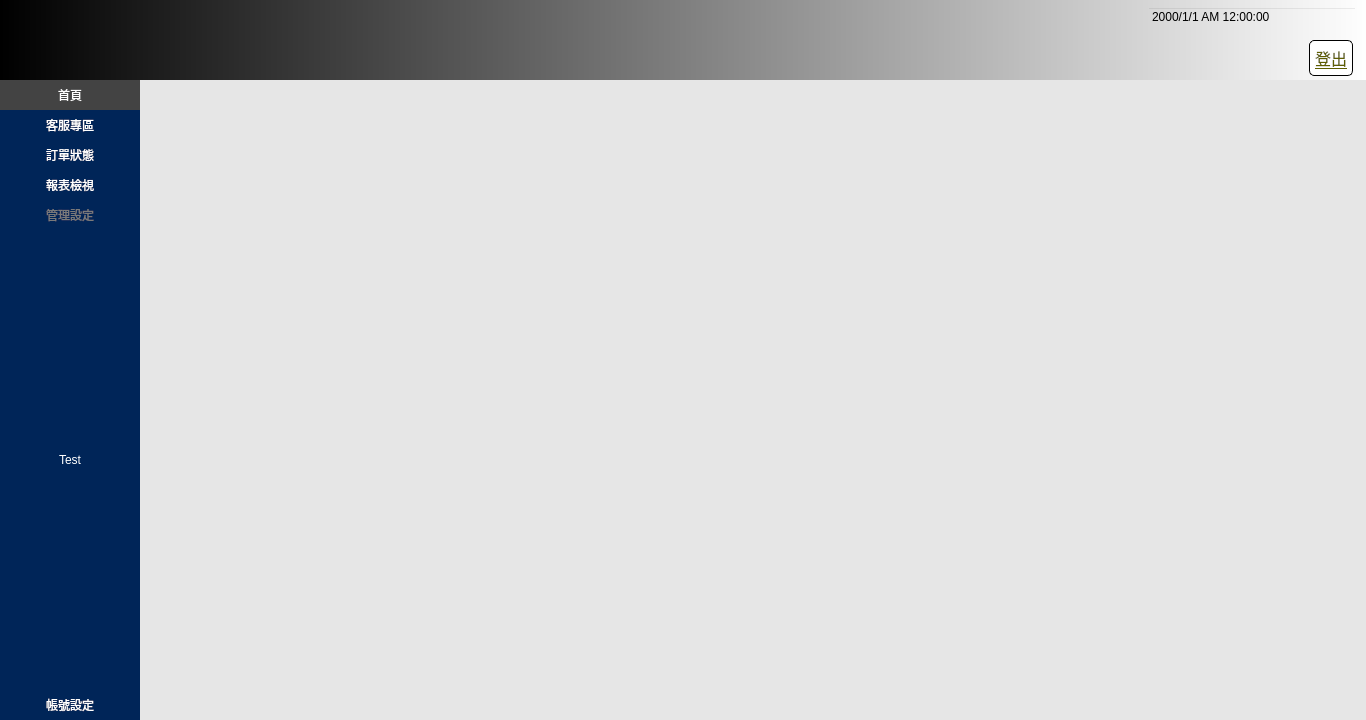
<?xml version="1.0" encoding="UTF-8"?>
<ui version="4.0">
 <class>Widget</class>
 <widget class="QWidget" name="Widget">
  <property name="geometry">
   <rect>
    <x>0</x>
    <y>0</y>
    <width>1366</width>
    <height>720</height>
   </rect>
  </property>
  <property name="windowTitle">
   <string>Widget</string>
  </property>
  <property name="styleSheet">
   <string notr="true"/>
  </property>
  <layout class="QGridLayout" name="gridLayout">
   <property name="leftMargin">
    <number>0</number>
   </property>
   <property name="topMargin">
    <number>0</number>
   </property>
   <property name="rightMargin">
    <number>0</number>
   </property>
   <property name="bottomMargin">
    <number>0</number>
   </property>
   <property name="spacing">
    <number>0</number>
   </property>
   <item row="0" column="0">
    <widget class="QWidget" name="wBg" native="true">
     <property name="styleSheet">
      <string notr="true">
QWidget{
font: 18px &quot;Microsoft JhengHei UI&quot;;
}

QPushButton{
font: 18px &quot;Microsoft JhengHei UI&quot;;

}

QPushButton{
background-color: rgb(255, 255, 255);
border-radius:5px;
color: rgb(41,41,41);
border: 1px solid #000000; 
 padding: 5px;
}



QPushButton:hover {
    background-color: #ecf5ff;
    color: #409eff;
}


QPushButton:pressed, QPushButton:checked {
    border: 1px solid #3a8ee6;
    color: #409eff;
}


QPushButton:disabled { 
border-style: outset; 
border-width: 0px; 
font: 700 24px &quot;Microsoft JhengHei UI&quot;; 
color:gray;
background-color:gray;
}







/*
QPushButton {
    background-color: #ffffff;
    border: 1px solid #dcdfe6;
    padding: 5px;
    border-radius: 5px;
}

QPushButton:hover {
    background-color: #ecf5ff;
    color: #409eff;
}

QPushButton:pressed, QPushButton:checked {
    border: 1px solid #3a8ee6;
    color: #409eff;
}

#button3 {
    border-radius: 20px;
}
*/
/*
QPushButton::hover::checked{
	color: rgb(255, 255, 255);
background-color: rgb(0, 170, 255);
}
*/



</string>
     </property>
     <layout class="QGridLayout" name="gridLayout_2">
      <property name="leftMargin">
       <number>0</number>
      </property>
      <property name="topMargin">
       <number>0</number>
      </property>
      <property name="rightMargin">
       <number>0</number>
      </property>
      <property name="bottomMargin">
       <number>0</number>
      </property>
      <property name="spacing">
       <number>0</number>
      </property>
      <item row="1" column="1">
       <widget class="QWidget" name="widget_2" native="true">
        <property name="styleSheet">
         <string notr="true">background-color: rgb(230, 230, 230);</string>
        </property>
        <layout class="QGridLayout" name="gridLayout_3">
         <property name="leftMargin">
          <number>0</number>
         </property>
         <property name="topMargin">
          <number>0</number>
         </property>
         <property name="rightMargin">
          <number>0</number>
         </property>
         <property name="bottomMargin">
          <number>0</number>
         </property>
         <property name="spacing">
          <number>0</number>
         </property>
         <item row="0" column="0">
          <widget class="QStackedWidget" name="stackedWidget">
           <property name="styleSheet">
            <string notr="true"/>
           </property>
           <property name="currentIndex">
            <number>6</number>
           </property>
           <widget class="StageHomePage" name="pageHome"/>
           <widget class="StageCustomerService" name="pageService">
            <property name="styleSheet">
             <string notr="true"/>
            </property>
           </widget>
           <widget class="StageOrder" name="pageOrder">
            <property name="styleSheet">
             <string notr="true"/>
            </property>
           </widget>
           <widget class="StageReport" name="page3">
            <property name="styleSheet">
             <string notr="true"/>
            </property>
           </widget>
           <widget class="StageManagerSetting" name="pageManager">
            <property name="styleSheet">
             <string notr="true"/>
            </property>
           </widget>
           <widget class="StageAccount" name="pageAccount">
            <property name="styleSheet">
             <string notr="true"/>
            </property>
           </widget>
           <widget class="StageTest" name="page"/>
          </widget>
         </item>
        </layout>
       </widget>
      </item>
      <item row="0" column="0" colspan="2">
       <widget class="QWidget" name="wTop" native="true">
        <property name="minimumSize">
         <size>
          <width>0</width>
          <height>80</height>
         </size>
        </property>
        <property name="maximumSize">
         <size>
          <width>16777215</width>
          <height>80</height>
         </size>
        </property>
        <property name="styleSheet">
         <string notr="true">QWidget#wTop{background-color: qlineargradient(spread:pad, x1:0, y1:0, x2:1, y2:0, stop:0 rgba(0, 0, 0, 255), stop:1 rgba(255, 255, 255, 255));}</string>
        </property>
        <layout class="QGridLayout" name="gridLayout_4">
         <property name="topMargin">
          <number>0</number>
         </property>
         <property name="bottomMargin">
          <number>4</number>
         </property>
         <item row="2" column="0">
          <widget class="QWidget" name="widget_3" native="true">
           <property name="font">
            <font>
             <pointsize>-1</pointsize>
             <italic>false</italic>
             <bold>false</bold>
            </font>
           </property>
          </widget>
         </item>
         <item row="2" column="3">
          <widget class="QWidget" name="widget" native="true">
           <property name="sizePolicy">
            <sizepolicy hsizetype="Fixed" vsizetype="Fixed">
             <horstretch>0</horstretch>
             <verstretch>0</verstretch>
            </sizepolicy>
           </property>
           <layout class="QGridLayout" name="gridLayout_5">
            <property name="leftMargin">
             <number>0</number>
            </property>
            <property name="topMargin">
             <number>0</number>
            </property>
            <property name="rightMargin">
             <number>0</number>
            </property>
            <property name="bottomMargin">
             <number>0</number>
            </property>
            <property name="spacing">
             <number>0</number>
            </property>
            <item row="0" column="0">
             <widget class="QPushButton" name="btnLogout">
              <property name="minimumSize">
               <size>
                <width>40</width>
                <height>0</height>
               </size>
              </property>
              <property name="font">
               <font>
                <pointsize>12</pointsize>
                <italic>false</italic>
                <bold>false</bold>
                <underline>true</underline>
               </font>
              </property>
              <property name="styleSheet">
               <string notr="true">font: 12pt &quot;Microsoft JhengHei UI&quot;;

text-decoration: underline;

color: rgb(95, 95, 0);</string>
              </property>
              <property name="text">
               <string>登出</string>
              </property>
              <property name="flat">
               <bool>true</bool>
              </property>
             </widget>
            </item>
           </layout>
          </widget>
         </item>
         <item row="1" column="2" colspan="2">
          <widget class="QWidget" name="widget_4" native="true">
           <property name="minimumSize">
            <size>
             <width>220</width>
             <height>33</height>
            </size>
           </property>
           <layout class="QGridLayout" name="gridLayout_6">
            <property name="leftMargin">
             <number>0</number>
            </property>
            <property name="topMargin">
             <number>0</number>
            </property>
            <property name="rightMargin">
             <number>0</number>
            </property>
            <property name="bottomMargin">
             <number>0</number>
            </property>
            <property name="spacing">
             <number>0</number>
            </property>
            <item row="0" column="1">
             <widget class="ItemClock" name="dateTimeEdit">
              <property name="minimumSize">
               <size>
                <width>210</width>
                <height>0</height>
               </size>
              </property>
              <property name="maximumSize">
               <size>
                <width>210</width>
                <height>16777215</height>
               </size>
              </property>
              <property name="styleSheet">
               <string notr="true">background-color: rgba(255, 255, 255, 0);</string>
              </property>
              <property name="buttonSymbols">
               <enum>QAbstractSpinBox::NoButtons</enum>
              </property>
              <property name="displayFormat">
               <string>yyyy/M/d AP hh:mm:ss</string>
              </property>
             </widget>
            </item>
            <item row="0" column="0">
             <spacer name="horizontalSpacer">
              <property name="orientation">
               <enum>Qt::Horizontal</enum>
              </property>
              <property name="sizeHint" stdset="0">
               <size>
                <width>40</width>
                <height>20</height>
               </size>
              </property>
             </spacer>
            </item>
           </layout>
          </widget>
         </item>
         <item row="2" column="2">
          <widget class="QLabel" name="lbName">
           <property name="sizePolicy">
            <sizepolicy hsizetype="Fixed" vsizetype="Preferred">
             <horstretch>0</horstretch>
             <verstretch>0</verstretch>
            </sizepolicy>
           </property>
           <property name="minimumSize">
            <size>
             <width>100</width>
             <height>0</height>
            </size>
           </property>
           <property name="maximumSize">
            <size>
             <width>160</width>
             <height>16777215</height>
            </size>
           </property>
           <property name="font">
            <font>
             <pointsize>-1</pointsize>
             <italic>false</italic>
             <bold>false</bold>
            </font>
           </property>
           <property name="styleSheet">
            <string notr="true">
color: rgb(0, 85, 255);</string>
           </property>
           <property name="text">
            <string/>
           </property>
          </widget>
         </item>
         <item row="0" column="0" colspan="4">
          <spacer name="verticalSpacer_3">
           <property name="orientation">
            <enum>Qt::Vertical</enum>
           </property>
           <property name="sizeHint" stdset="0">
            <size>
             <width>20</width>
             <height>40</height>
            </size>
           </property>
          </spacer>
         </item>
         <item row="2" column="1">
          <widget class="QWidget" name="widget_5" native="true">
           <property name="minimumSize">
            <size>
             <width>40</width>
             <height>0</height>
            </size>
           </property>
           <property name="maximumSize">
            <size>
             <width>40</width>
             <height>16777215</height>
            </size>
           </property>
          </widget>
         </item>
        </layout>
       </widget>
      </item>
      <item row="1" column="0">
       <widget class="QWidget" name="wMenu" native="true">
        <property name="minimumSize">
         <size>
          <width>140</width>
          <height>0</height>
         </size>
        </property>
        <property name="maximumSize">
         <size>
          <width>140</width>
          <height>16777215</height>
         </size>
        </property>
        <property name="styleSheet">
         <string notr="true">QWidget#wMenu{

background-color: rgb(0, 37, 88);
}

QPushButton{
background-color: rgba(255, 255, 255,0);
color: rgb(255, 255, 255);
	font: 700 26px &quot;Microsoft JhengHei UI&quot;; 
border-radius:0px;
}

QPushButton { 
	border:none; 
/*    border-radius: 6px;*/ 
    border-color: beige; 

    min-width: 4em; 
    min-height:1.2em; 
	padding: 6px; 
	color: rgb(255, 255, 255); 
	}

QPushButton:hover 
{ 
background-color: #cacaca; 
border-style: outset; 
border-width: 2px; 

font: 800 28px &quot;Microsoft JhengHei UI&quot;; 

}
QPushButton:pressed { 
border-style: outset; 
border-width: 2px; 

background-color: rgb(67, 67, 67);
}
 QPushButton:checked { 
background-color: rgb(67, 67, 67);
border-style: outset; 
border-width: 0px; 

}

QPushButton:disabled { 
border-style: outset; 
border-width: 0px; 
font: 600 26px &quot;Microsoft JhengHei UI&quot;; 
color: rgb(122, 122, 122);
}</string>
        </property>
        <layout class="QVBoxLayout" name="verticalLayout">
         <property name="spacing">
          <number>0</number>
         </property>
         <property name="leftMargin">
          <number>0</number>
         </property>
         <property name="topMargin">
          <number>0</number>
         </property>
         <property name="rightMargin">
          <number>0</number>
         </property>
         <property name="bottomMargin">
          <number>0</number>
         </property>
         <item>
          <widget class="QPushButton" name="btn0">
           <property name="focusPolicy">
            <enum>Qt::NoFocus</enum>
           </property>
           <property name="styleSheet">
            <string notr="true"/>
           </property>
           <property name="text">
            <string>首頁</string>
           </property>
           <property name="checkable">
            <bool>true</bool>
           </property>
           <property name="checked">
            <bool>true</bool>
           </property>
           <property name="flat">
            <bool>true</bool>
           </property>
          </widget>
         </item>
         <item>
          <widget class="QPushButton" name="btn1">
           <property name="enabled">
            <bool>true</bool>
           </property>
           <property name="focusPolicy">
            <enum>Qt::NoFocus</enum>
           </property>
           <property name="styleSheet">
            <string notr="true"/>
           </property>
           <property name="text">
            <string>客服專區</string>
           </property>
           <property name="checkable">
            <bool>true</bool>
           </property>
           <property name="checked">
            <bool>false</bool>
           </property>
           <property name="flat">
            <bool>true</bool>
           </property>
          </widget>
         </item>
         <item>
          <widget class="QPushButton" name="btn2">
           <property name="focusPolicy">
            <enum>Qt::NoFocus</enum>
           </property>
           <property name="styleSheet">
            <string notr="true"/>
           </property>
           <property name="text">
            <string>訂單狀態</string>
           </property>
           <property name="checkable">
            <bool>true</bool>
           </property>
           <property name="flat">
            <bool>true</bool>
           </property>
          </widget>
         </item>
         <item>
          <widget class="QPushButton" name="btn3">
           <property name="focusPolicy">
            <enum>Qt::NoFocus</enum>
           </property>
           <property name="text">
            <string>報表檢視</string>
           </property>
           <property name="checkable">
            <bool>true</bool>
           </property>
           <property name="flat">
            <bool>true</bool>
           </property>
          </widget>
         </item>
         <item>
          <widget class="QPushButton" name="btn4">
           <property name="enabled">
            <bool>false</bool>
           </property>
           <property name="focusPolicy">
            <enum>Qt::NoFocus</enum>
           </property>
           <property name="text">
            <string>管理設定</string>
           </property>
           <property name="checkable">
            <bool>true</bool>
           </property>
           <property name="flat">
            <bool>true</bool>
           </property>
          </widget>
         </item>
         <item>
          <spacer name="verticalSpacer">
           <property name="orientation">
            <enum>Qt::Vertical</enum>
           </property>
           <property name="sizeHint" stdset="0">
            <size>
             <width>20</width>
             <height>40</height>
            </size>
           </property>
          </spacer>
         </item>
         <item>
          <widget class="QPushButton" name="btnTest">
           <property name="text">
            <string>Test</string>
           </property>
          </widget>
         </item>
         <item>
          <spacer name="verticalSpacer_2">
           <property name="orientation">
            <enum>Qt::Vertical</enum>
           </property>
           <property name="sizeHint" stdset="0">
            <size>
             <width>20</width>
             <height>40</height>
            </size>
           </property>
          </spacer>
         </item>
         <item>
          <widget class="QPushButton" name="btnAccount">
           <property name="focusPolicy">
            <enum>Qt::NoFocus</enum>
           </property>
           <property name="text">
            <string>帳號設定</string>
           </property>
           <property name="checkable">
            <bool>true</bool>
           </property>
           <property name="flat">
            <bool>true</bool>
           </property>
          </widget>
         </item>
        </layout>
       </widget>
      </item>
     </layout>
    </widget>
   </item>
  </layout>
 </widget>
 <customwidgets>
  <customwidget>
   <class>StageManagerSetting</class>
   <extends>QWidget</extends>
   <header>StageManagerSetting.h</header>
   <container>1</container>
  </customwidget>
  <customwidget>
   <class>StageAccount</class>
   <extends>QWidget</extends>
   <header>StageAccount.h</header>
   <container>1</container>
  </customwidget>
  <customwidget>
   <class>StageOrder</class>
   <extends>QWidget</extends>
   <header>StageOrder.h</header>
   <container>1</container>
  </customwidget>
  <customwidget>
   <class>StageHomePage</class>
   <extends>QWidget</extends>
   <header>StageHomePage.h</header>
   <container>1</container>
  </customwidget>
  <customwidget>
   <class>StageCustomerService</class>
   <extends>QWidget</extends>
   <header>StageCustomerService.h</header>
   <container>1</container>
  </customwidget>
  <customwidget>
   <class>StageReport</class>
   <extends>QWidget</extends>
   <header>StageReport.h</header>
   <container>1</container>
  </customwidget>
  <customwidget>
   <class>StageTest</class>
   <extends>QWidget</extends>
   <header>StageTest.h</header>
   <container>1</container>
  </customwidget>
  <customwidget>
   <class>ItemClock</class>
   <extends>QDateTimeEdit</extends>
   <header>ItemClock.h</header>
  </customwidget>
 </customwidgets>
 <resources/>
 <connections/>
</ui>
